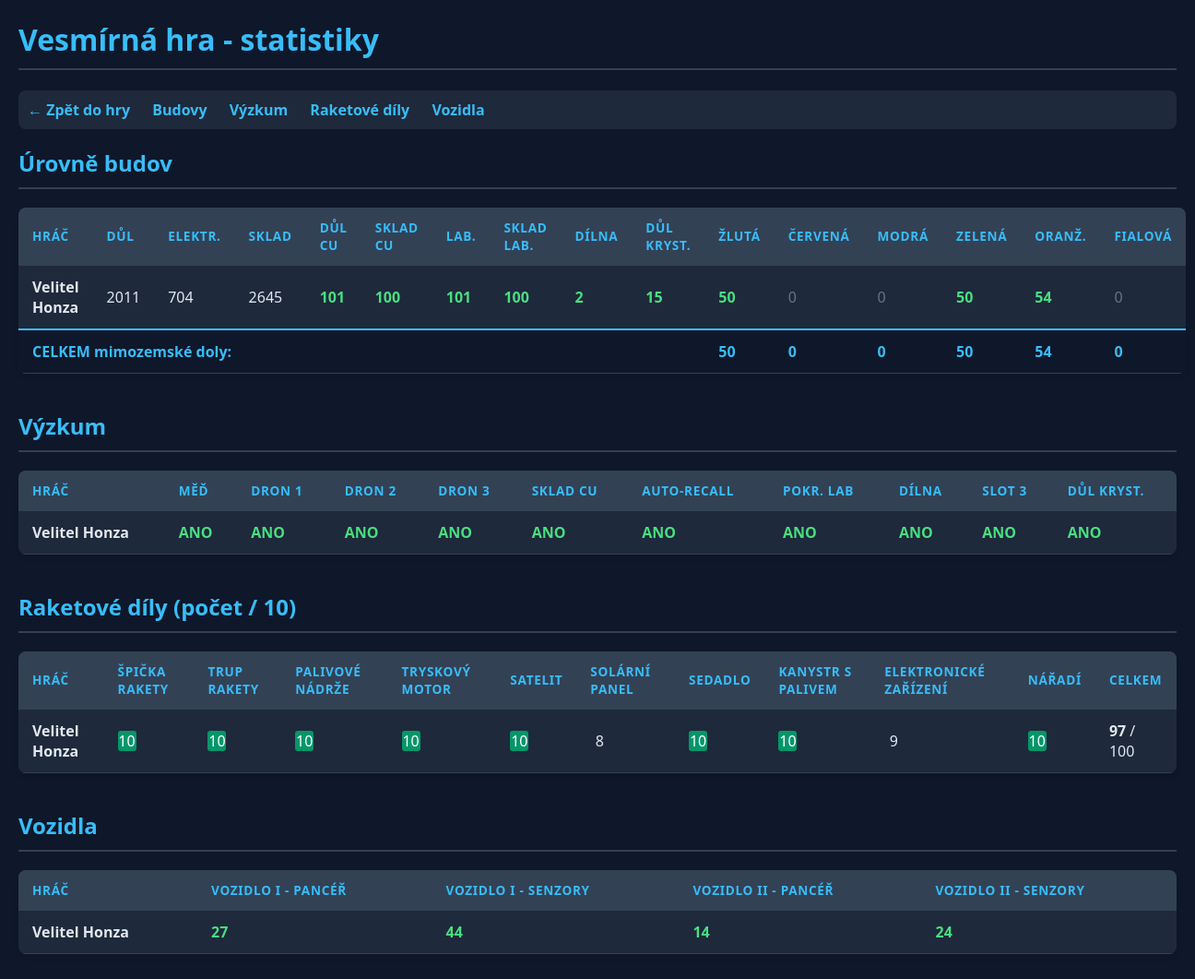
/stats.php, run on an earlier commit of the app's database.
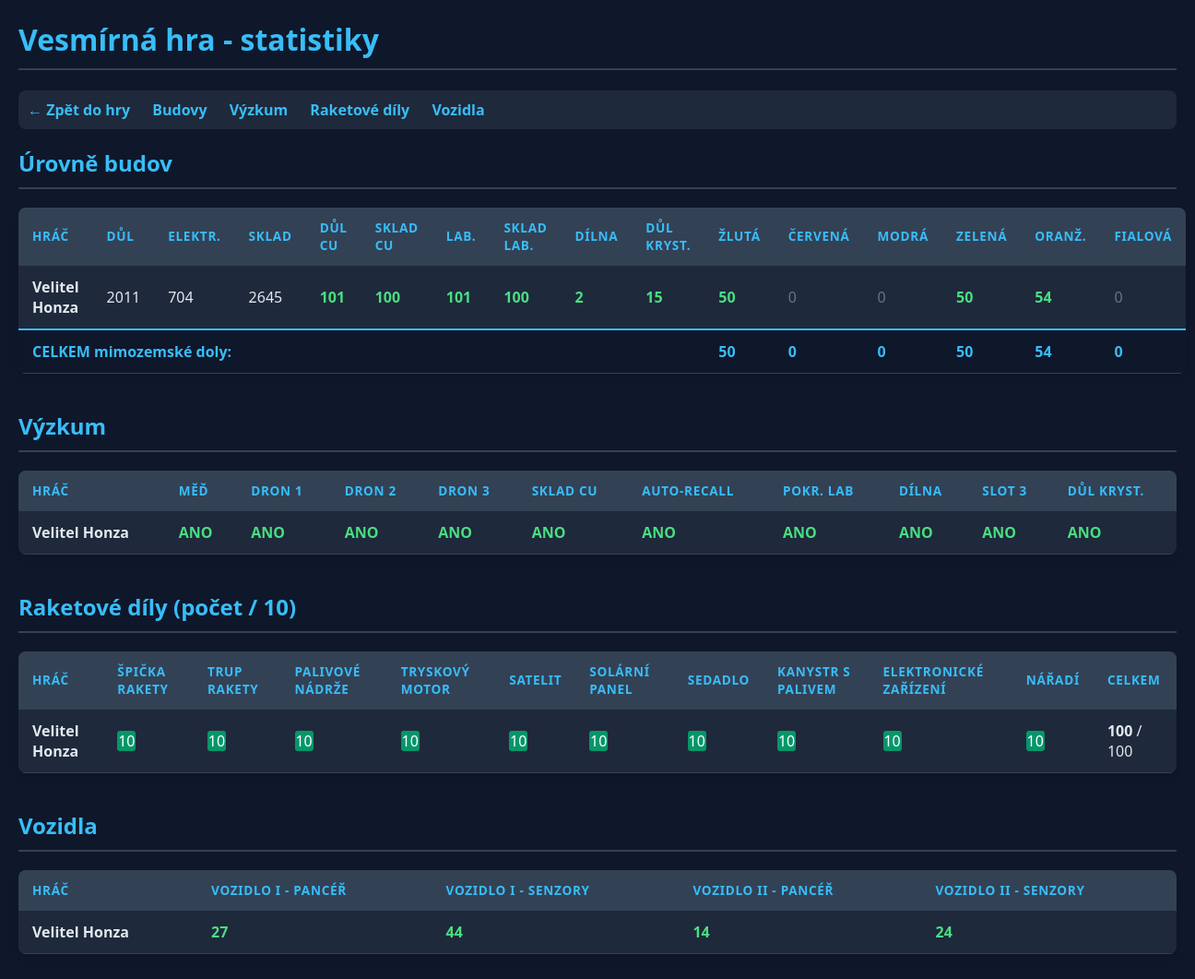
And on a later commit of the database.
### tables this page shows
CREATE TABLE planets (
    id INTEGER PRIMARY KEY AUTOINCREMENT,
    user_id INTEGER UNIQUE NOT NULL,
    iron_amount REAL DEFAULT 100,
    energy_amount REAL DEFAULT 50,
    mine_level INTEGER DEFAULT 1,
    solar_plant_level INTEGER DEFAULT 1,
    warehouse_level INTEGER DEFAULT 1,
    last_updated DATETIME DEFAULT CURRENT_TIMESTAMP, crystal_amount REAL DEFAULT 0, vehicle_level INTEGER DEFAULT 0, vehicle_hp REAL DEFAULT 100, vehicle_status TEXT DEFAULT 'idle', vehicle_start_time DATETIME, vehicle_recall_time DATETIME, researched_colors TEXT DEFAULT '', res_yellow REAL DEFAULT 0, res_red REAL DEFAULT 0, res_blue REAL DEFAULT 0, res_green REAL DEFAULT 0, res_orange REAL DEFAULT 0, res_purple REAL DEFAULT 0, mine_yellow_lvl INTEGER DEFAULT 0, mine_red_lvl INTEGER DEFAULT 0, mine_blue_lvl INTEGER DEFAULT 0, mine_green_lvl INTEGER DEFAULT 0, mine_orange_lvl INTEGER DEFAULT 0, mine_purple_lvl INTEGER DEFAULT 0, has_drone INTEGER DEFAULT 0, drone_storage REAL DEFAULT 0, vehicle_sensor_lvl INTEGER DEFAULT 1, res_copper REAL DEFAULT 0, mine_copper_lvl INTEGER DEFAULT 0, warehouse_copper_lvl INTEGER DEFAULT 0, research_copper INTEGER DEFAULT 0, research_drone_upgrade INTEGER DEFAULT 0, vehicle2_level INTEGER DEFAULT 0, vehicle2_hp REAL DEFAULT 100, vehicle2_status TEXT DEFAULT 'idle', vehicle2_sensor_lvl INTEGER DEFAULT 1, vehicle2_start_time DATETIME, vehicle2_recall_time DATETIME, research_drone_upgrade_2 INTEGER DEFAULT 0, res_tubes REAL DEFAULT 0, lab_level INTEGER DEFAULT 0, lab_storage_level INTEGER DEFAULT 0, research_advanced_lab INTEGER DEFAULT 0, research_warehouse_copper INTEGER DEFAULT 0, research_drone_upgrade_3 INTEGER DEFAULT 0, research_auto_recall INTEGER DEFAULT 0, research_rocket_workshop INTEGER DEFAULT 0, rocket_workshop_level INTEGER DEFAULT 0, rocket_workshop_status TEXT DEFAULT 'idle', rocket_workshop_started_at DATETIME, rocket_workshop_ready_at DATETIME, rocket_parts TEXT DEFAULT '', rocket_workshop_mode INTEGER DEFAULT 1, rocket_workshop_2_status TEXT DEFAULT 'idle', rocket_workshop_2_started_at DATETIME, rocket_workshop_2_ready_at DATETIME, research_alien_slot_3 INTEGER DEFAULT 0, research_secret_crystal_mine INTEGER DEFAULT 0, secret_crystal_mine_level INTEGER DEFAULT 0,
    FOREIGN KEY(user_id) REFERENCES users(id)
);

CREATE TABLE users (
    id INTEGER PRIMARY KEY AUTOINCREMENT,
    email TEXT UNIQUE NOT NULL,
    password TEXT NOT NULL,
    player_name TEXT NOT NULL,
    created_at DATETIME DEFAULT CURRENT_TIMESTAMP
, last_login DATETIME);

### app/Repositories/PlanetRepository.php (called while the page is built, shortened)
<?php
function findAllPlayersWithPlanets(PDO $db): array {
    $stmt = $db->query("
        SELECT u.player_name, p.*
        FROM users u
        JOIN planets p ON u.id = p.user_id
        ORDER BY u.player_name ASC
    ");
    return $stmt->fetchAll(PDO::FETCH_ASSOC);
}

### app/Support/PlanetHelpers.php (called while the page is built, shortened)
<?php
function getRocketPartDefinitions(): array {
    return [
        'rocket_tip' => "Špička rakety",
        'rocket_body' => 'Trup rakety',
        'fuel_tank' => "Palivové nádrže",
        'jet_engine' => "Tryskový motor",
        'satellite' => 'Satelit',
        'solar_panel' => "Solární panel",
        'seat' => 'Sedadlo',
        'fuel_canister' => "Kanystr s palivem",
        'electronics' => "Elektronické zařízení",
        'tools' => "Nářadí"
    ];
}
function getDefaultRocketPartsInventory(): array {
    $inventory = [];
    foreach (getRocketPartDefinitions() as $key => $_label) {
        $inventory[$key] = 0;
    }
    return $inventory;
}
function normalizeRocketPartsInventory($rawInventory): array {
    $inventory = getDefaultRocketPartsInventory();
    $decoded = json_decode($rawInventory, true);
    foreach ($inventory as $key => $defaultValue) {
        $value = $decoded[$key] ?? $defaultValue;
        $inventory[$key] = max(0, min(10, (int) $value));
    }
    return $inventory;
}

### app/Bootstrap/DatabaseMigrations.php (called while the page is built, shortened)
<?php
function initializeDatabase(PDO $db): void {
    $db->exec("CREATE TABLE IF NOT EXISTS users (
        id INTEGER PRIMARY KEY AUTOINCREMENT,
        email TEXT UNIQUE NOT NULL,
        password TEXT NOT NULL,
        player_name TEXT NOT NULL,
        created_at DATETIME DEFAULT CURRENT_TIMESTAMP
    )");
    $db->exec("CREATE TABLE IF NOT EXISTS planets (
        id INTEGER PRIMARY KEY AUTOINCREMENT,
        user_id INTEGER UNIQUE NOT NULL,
        iron_amount REAL DEFAULT 100,
        energy_amount REAL DEFAULT 50,
        mine_level INTEGER DEFAULT 1,
        solar_plant_level INTEGER DEFAULT 1,
        warehouse_level INTEGER DEFAULT 1,
        last_updated DATETIME DEFAULT CURRENT_TIMESTAMP,
        FOREIGN KEY(user_id) REFERENCES users(id)
    )");
    $db->exec("CREATE TABLE IF NOT EXISTS global_settings (
        key TEXT PRIMARY KEY,
        value TEXT
    )");
    $db->exec("INSERT OR IGNORE INTO global_settings (key, value) VALUES ('game_state', 'COLONIZATION')");
    ensurePlanetColumns($db);
}
function ensurePlanetColumns(PDO $db): void {
    $res = $db->query("PRAGMA table_info(planets)");
}

### db.php (called while the page is built, shortened)
<?php
require_once __DIR__ . '/app/Bootstrap/DatabaseConnection.php';
require_once __DIR__ . '/app/Bootstrap/DatabaseMigrations.php';
require_once __DIR__ . '/app/Support/PlanetHelpers.php';
require_once __DIR__ . '/app/Repositories/PlanetRepository.php';
$db = createDatabaseConnection(__DIR__ . '/game.sqlite');
initializeDatabase($db);

### stats.php (the view, shortened to what the changed rows need)
<?php
require_once 'db.php';
$players = findAllPlayersWithPlanets($db);
$rocketPartDefs = getRocketPartDefinitions();
?>
<!DOCTYPE html>
<html lang="cs">
<head>
</head>
<body>
    <h1>Vesmírná hra - statistiky</h1>
    <h2 id="buildings">Úrovně budov</h2>
    <table>
        <thead>
            <tr>
                <th>Hráč</th>
                <th>Důl</th>
                <th>Elektr.</th>
                <th>Sklad</th>
                <th>Důl Cu</th>
                <th>Sklad Cu</th>
                <th>Lab.</th>
                <th>Sklad Lab.</th>
                <th>Dílna</th>
                <th>Důl Kryst.</th>
                <th>Žlutá</th>
                <th>Červená</th>
                <th>Modrá</th>
                <th>Zelená</th>
                <th>Oranž.</th>
                <th>Fialová</th>
            </tr>
        </thead>
        <tbody>
            <?php foreach ($players as $p): ?>
            <tr>
                <td><strong><?= htmlspecialchars($p['player_name']) ?></strong></td>
                <td><?= $p['mine_level'] ?></td>
                <td><?= $p['solar_plant_level'] ?></td>
                <td><?= $p['warehouse_level'] ?></td>
                <td class="<?= $p['mine_copper_lvl'] > 0 ? 'val-positive' : 'val-zero' ?>"><?= $p['mine_copper_lvl'] ?></td>
                <td class="<?= $p['warehouse_copper_lvl'] > 0 ? 'val-positive' : 'val-zero' ?>"><?= $p['warehouse_copper_lvl'] ?></td>
                <td class="<?= $p['lab_level'] > 0 ? 'val-positive' : 'val-zero' ?>"><?= $p['lab_level'] ?></td>
                <td class="<?= $p['lab_storage_level'] > 0 ? 'val-positive' : 'val-zero' ?>"><?= $p['lab_storage_level'] ?></td>
                <td class="<?= $p['rocket_workshop_level'] > 0 ? 'val-positive' : 'val-zero' ?>"><?= $p['rocket_workshop_level'] ?></td>
                <td class="<?= ($p['secret_crystal_mine_level'] ?? 0) > 0 ? 'val-positive' : 'val-zero' ?>"><?= $p['secret_crystal_mine_level'] ?? 0 ?></td>
                <td class="<?= $p['mine_yellow_lvl'] > 0 ? 'val-positive' : 'val-zero' ?>"><?= $p['mine_yellow_lvl'] ?></td>
                <td class="<?= $p['mine_red_lvl'] > 0 ? 'val-positive' : 'val-zero' ?>"><?= $p['mine_red_lvl'] ?></td>
                <td class="<?= $p['mine_blue_lvl'] > 0 ? 'val-positive' : 'val-zero' ?>"><?= $p['mine_blue_lvl'] ?></td>
                <td class="<?= $p['mine_green_lvl'] > 0 ? 'val-positive' : 'val-zero' ?>"><?= $p['mine_green_lvl'] ?></td>
                <td class="<?= $p['mine_orange_lvl'] > 0 ? 'val-positive' : 'val-zero' ?>"><?= $p['mine_orange_lvl'] ?></td>
                <td class="<?= $p['mine_purple_lvl'] > 0 ? 'val-positive' : 'val-zero' ?>"><?= $p['mine_purple_lvl'] ?></td>
            </tr>
            <?php endforeach; ?>
        </tbody>
    </table>
    <h2 id="research">Výzkum</h2>
    <table>
        <thead>
            <tr>
                <th>Hráč</th>
                <th>Měď</th>
                <th>Dron 1</th>
                <th>Dron 2</th>
                <th>Dron 3</th>
                <th>Sklad Cu</th>
                <th>Auto-Recall</th>
                <th>Pokr. Lab</th>
                <th>Dílna</th>
                <th>Slot 3</th>
                <th>Důl Kryst.</th>
            </tr>
        </thead>
        <tbody>
            <?php foreach ($players as $p): ?>
            <tr>
                <td><strong><?= htmlspecialchars($p['player_name']) ?></strong></td>
                <td class="<?= $p['research_copper'] ? 'val-researched' : 'val-not-researched' ?>"><?= $p['research_copper'] ? 'ANO' : 'NE' ?></td>
                <td class="<?= $p['research_drone_upgrade'] ? 'val-researched' : 'val-not-researched' ?>"><?= $p['research_drone_upgrade'] ? 'ANO' : 'NE' ?></td>
                <td class="<?= $p['research_drone_upgrade_2'] ? 'val-researched' : 'val-not-researched' ?>"><?= $p['research_drone_upgrade_2'] ? 'ANO' : 'NE' ?></td>
                <td class="<?= ($p['research_drone_upgrade_3'] ?? 0) ? 'val-researched' : 'val-not-researched' ?>"><?= ($p['research_drone_upgrade_3'] ?? 0) ? 'ANO' : 'NE' ?></td>
                <td class="<?= ($p['research_warehouse_copper'] ?? 0) ? 'val-researched' : 'val-not-researched' ?>"><?= ($p['research_warehouse_copper'] ?? 0) ? 'ANO' : 'NE' ?></td>
                <td class="<?= ($p['research_auto_recall'] ?? 0) ? 'val-researched' : 'val-not-researched' ?>"><?= ($p['research_auto_recall'] ?? 0) ? 'ANO' : 'NE' ?></td>
                <td class="<?= ($p['research_advanced_lab'] ?? 0) ? 'val-researched' : 'val-not-researched' ?>"><?= ($p['research_advanced_lab'] ?? 0) ? 'ANO' : 'NE' ?></td>
                <td class="<?= ($p['research_rocket_workshop'] ?? 0) ? 'val-researched' : 'val-not-researched' ?>"><?= ($p['research_rocket_workshop'] ?? 0) ? 'ANO' : 'NE' ?></td>
                <td class="<?= ($p['research_alien_slot_3'] ?? 0) ? 'val-researched' : 'val-not-researched' ?>"><?= ($p['research_alien_slot_3'] ?? 0) ? 'ANO' : 'NE' ?></td>
                <td class="<?= ($p['research_secret_crystal_mine'] ?? 0) ? 'val-researched' : 'val-not-researched' ?>"><?= ($p['research_secret_crystal_mine'] ?? 0) ? 'ANO' : 'NE' ?></td>
            </tr>
            <?php endforeach; ?>
        </tbody>
    </table>
    <h2 id="rocket">Raketové díly (počet / 10)</h2>
    <table>
        <thead>
            <tr>
                <th>Hráč</th>
                <?php foreach ($rocketPartDefs as $label): ?>
                <th><?= htmlspecialchars($label) ?></th>
                <?php endforeach; ?>
                <th>CELKEM</th>
            </tr>
        </thead>
        <tbody>
            <?php foreach ($players as $p):
                $parts = normalizeRocketPartsInventory($p['rocket_parts'] ?? '');
                $totalParts = array_sum($parts);
            ?>
            <tr>
                <td><strong><?= htmlspecialchars($p['player_name']) ?></strong></td>
                <?php foreach ($rocketPartDefs as $key => $label):
                    $count = $parts[$key] ?? 0;
                ?>
                <td>
                    <span class="part-count <?= $count >= 10 ? 'part-full' : '' ?>"><?= $count ?></span>
                </td>
                <?php endforeach; ?>
                <td><strong><?= $totalParts ?></strong> / <?= count($rocketPartDefs) * 10 ?></td>
            </tr>
            <?php endforeach; ?>
        </tbody>
    </table>
    <h2 id="vehicles">Vozidla</h2>
    <table>
        <thead>
            <tr>
                <th>Hráč</th>
                <th>Vozidlo I - Pancéř</th>
                <th>Vozidlo I - Senzory</th>
                <th>Vozidlo II - Pancéř</th>
                <th>Vozidlo II - Senzory</th>
            </tr>
        </thead>
        <tbody>
            <?php foreach ($players as $p): ?>
            <tr>
                <td><strong><?= htmlspecialchars($p['player_name']) ?></strong></td>
                <td class="<?= ($p['vehicle_level'] ?? 0) > 0 ? 'val-positive' : 'val-zero' ?>"><?= $p['vehicle_level'] ?? 0 ?></td>
                <td class="<?= ($p['vehicle_sensor_lvl'] ?? 1) > 1 ? 'val-positive' : 'val-zero' ?>"><?= $p['vehicle_sensor_lvl'] ?? 1 ?></td>
                <td class="<?= ($p['vehicle2_level'] ?? 0) > 0 ? 'val-positive' : 'val-zero' ?>"><?= $p['vehicle2_level'] ?? 0 ?></td>
                <td class="<?= ($p['vehicle2_sensor_lvl'] ?? 1) > 1 ? 'val-positive' : 'val-zero' ?>"><?= $p['vehicle2_sensor_lvl'] ?? 1 ?></td>
            </tr>
            <?php endforeach; ?>
        </tbody>
    </table>
</body>
</html>

What changed in the data, as far as the page shows it:
changed planets "Velitel Honza": rocket_parts "97" → "100"
Also different on the page:
new list line: "10"
list line gone: "8"
list line gone: "9"
